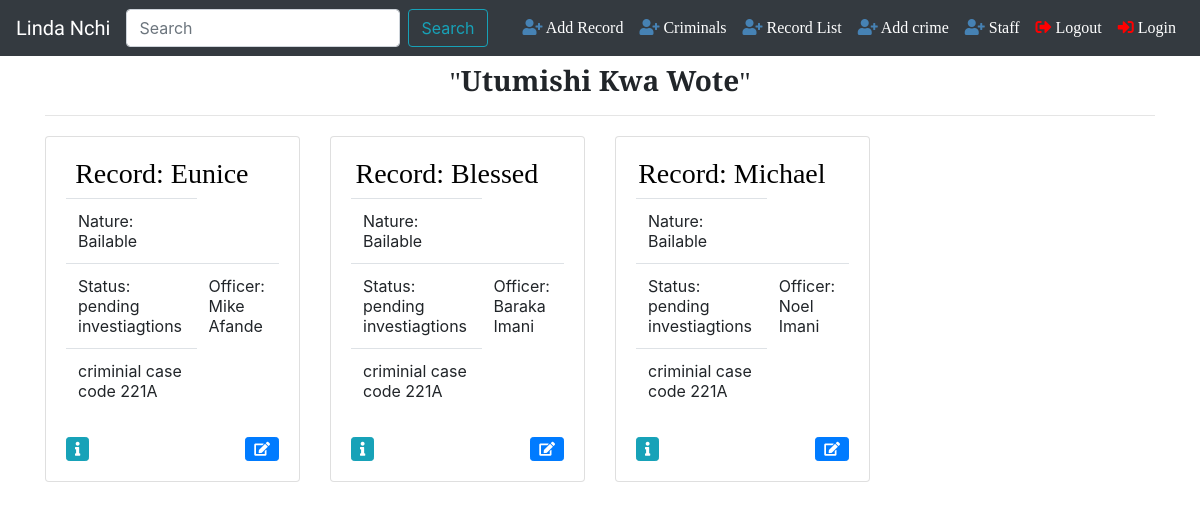
Before: / with the older database file.
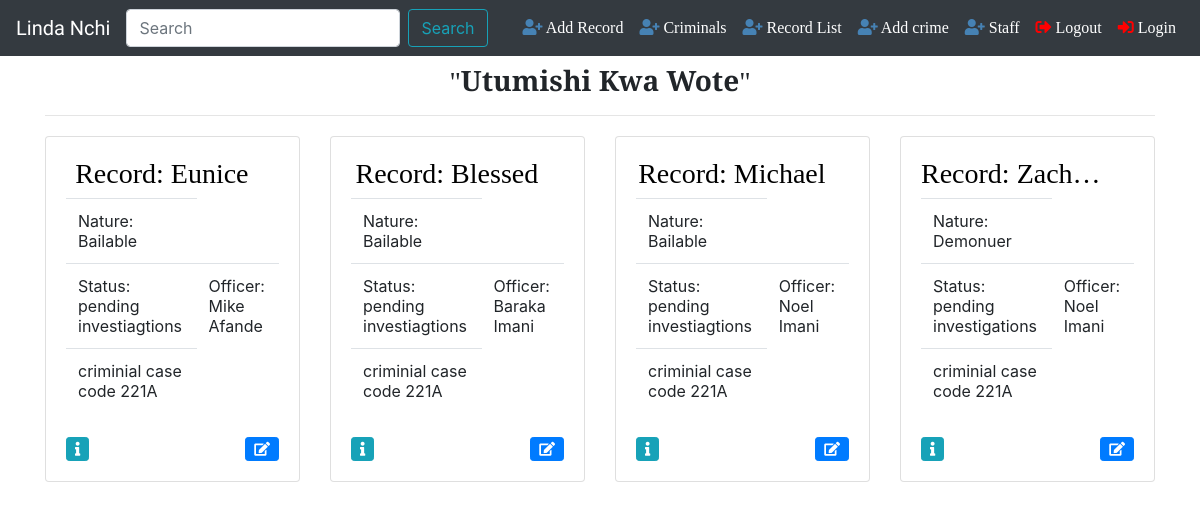
After: the same page with the newer database file.
### pcapp/models.py (models this page shows, shortened)
class Crime(models.Model):
    record = models.ForeignKey(Record, on_delete=models.PROTECT)
    nature_of_crime = models.CharField(max_length=50)
    description_of_crime = models.CharField(max_length=250)
    status = models.CharField(max_length=50)
    investigating_officer = models.CharField(max_length=50)
    section_of_CPC_offence = models.CharField(max_length=100)

class Record(models.Model):
    OB_no = models.CharField(max_length=30)
    first_name = models.CharField(max_length=30)
    last_name = models.CharField(max_length=30)
    ID_no = models.IntegerField()
    contacts = models.IntegerField()
    area_of_stay = models.CharField(max_length=100)
    nationality = models.CharField(max_length=50)
    age = models.IntegerField()
    gender = models.CharField(max_length=10)
    date_and_time = models.DateTimeField(default=timezone.now)
    def __str__(self):
        return self.first_name

### pcapp/views.py (the view)
# urls.py: path('', views.CrimeListView.as_view(), name='index'),
class CrimeListView(ListView):
    model = Crime
    template_name = 'pcapp/index.html'
    context_object_name = 'cases'

### pcapp/templates/pcapp/index.html (shortened to what this page needs)
{% extends 'pcapp/base.html' %}
{% block content %}
<div class="row">
    {% if cases %}
        {% for case in cases %}
            <div class="col-sm-3">
            <div class="card card-body my-1">
                <h3 style="color: black;text-align: center; font-family: Merriweather; white-space: nowrap;
                        overflow: hidden;
                        text-overflow: ellipsis;
                        max-width: 90%;
">Record:&nbsp;{{ case.record }}</h3>
            <div class="table-responsive">
            <table class="table ">
                <tr>
                    <td>Nature: {{ case.nature_of_crime }}</td>
                </tr>
                <tr>
                    <td>Status: {{ case.status }}</td><td>Officer: {{ case.investigating_officer }}</td>
                </tr>
                <tr>
                    <td>{{ case.section_of_CPC_offence }}</td></tr>
            </table>
            </div>
                <div class="caption">
                    <a href="{% url 'pcapp:update' case.id %}" class="btn btn-primary btn-sm" style="float: right;"><i class="fas fa-edit"></i> </a>
                    <button class="btn btn-info btn-sm" data-toggle="modal" data-target="#modal-{{ case.id }}"><i class="fas fa-info"></i> </button>
                </div>
            </div>
            </div>
        {% endfor %}
    {% endif %}
</div>
{% endblock %}

### pcapp/templates/pcapp/base.html (shortened to what this page needs)
<html lang="en">
<head>
<link rel="stylesheet" href="https://stackpath.bootstrapcdn.com/bootstrap/4.3.1/css/bootstrap.min.css">
<link rel="stylesheet" href="https://use.fontawesome.com/releases/v5.8.1/css/all.css">
{% load static %}
<link href="{% static 'pcapp/css/styles.css' %}" rel="stylesheet" type="text/css">
</head>
<body>
<nav class="navbar navbar-expand-lg navbar-dark bg-dark">
  <a class="navbar-brand" href="{% url 'pcapp:index' %}" style="font-family: 'Acme', cursive;">Linda Nchi</a>
  <div class="collapse navbar-collapse" id="navbarTogglerDemo03">
    <ul class="navbar-nav mr-auto mt-2 mt-lg-0">
    <li class="nav-item">
    <form class="form-inline my-2 my-lg-0">
      <input class="form-control mr-sm-2" type="search" placeholder="Search" aria-label="Search" name="q" value="{{ request.GET.q }}">
      <button class="btn btn-outline-info my-2 my-sm-0" type="submit">Search</button>
    </form>
        </li>
    </ul>
    <ul class="navbar-nav">
        <li class="nav-item active">
      <a class="nav-link" href="{% url 'pcapp:inputcase' %}" style="font-family: 'Orbirton', cursive;"><i class="fas fa-user-plus" style="color: steelblue;"></i> Add Record<span class="sr-only">(current)</span></a>
      </li>
        <li class="nav-item active">
      <a class="nav-link" href="{% url 'pcapp:criminals' %}" style="font-family: 'Orbirton', cursive;"><i class="fas fa-user-plus" style="color: steelblue;"></i> Criminals<span class="sr-only">(current)</span></a>
      </li>
        <li class="nav-item active">
      <a class="nav-link" href="{% url 'pcapp:recordlist' %}" style="font-family: 'Orbirton', cursive;"><i class="fas fa-user-plus" style="color: steelblue;"></i> Record List<span class="sr-only">(current)</span></a>
      </li>
        <li class="nav-item active">
      <a class="nav-link" href="{% url 'pcapp:crimes' %}" style="font-family: 'Orbirton', cursive;"><i class="fas fa-user-plus" style="color: steelblue;"></i> Add crime<span class="sr-only">(current)</span></a>
      </li>
        <li class="nav-item active">
      <a class="nav-link" href="{% url 'pcapp:staffs' %}" style="font-family: 'Orbirton', cursive;"><i class="fas fa-user-plus" style="color: steelblue;"></i> Staff<span class="sr-only">(current)</span></a>
      </li>
      <li class="nav-item active">
      <a class="nav-link" href="{% url 'pcapp:logout' %}" style="font-family: 'Orbirton', cursive;"><i class="fas fa-sign-out-alt" style="color: red;"></i> Logout<span class="sr-only">(current)</span></a>
      </li>
      <li class="nav-item active">
      <a class="nav-link" href="{% url 'pcapp:login' %}" style="font-family: 'Orbirton', cursive;"><i class="fas fa-sign-in-alt" style="color: red;"></i> Login<span class="sr-only">(current)</span></a>
      </li>
    </ul>
  </div>
</nav>
<div class="container">
    <h3 class="text-center my-2" style="font-family: 'Bree Serif', cursive;">"<b>Utumishi Kwa Wote</b>"</h3>
<hr>
    {% block content %}
    {% endblock %}
</div>
</body>
</html>

### pcapp/static/pcapp/css/styles.css (style rules this page uses)
body { -webkit-animation: colorchange 30s infinite; animation: colorchange 30s infinite; }
.nav-link { font-family: "Roboto", "Lucida Grande", "DejaVu Sans", "Bitstream Vera Sans", Verdana, Arial, sans-serif; }
.navbar-brand { font-family: 'Satisfy', cursive; }

Changed rows visible on the page:
added Crime: record "Zach…", nature_of_crime "Demonuer", status "pending investigations", investigating_officer "Noel Imani", section_of_CPC_offence "criminial case code 221A"
